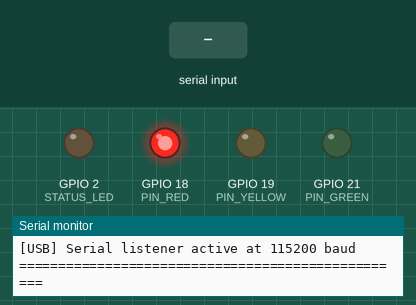
A sketch run on a simulated ESP32. Shown: output pins drawn as LEDs (lit = HIGH), the last lines printed to the serial monitor. The test bench sets the inputs (shaded band). WiFi joins after 1.5 s; servers stay silent unless stated.

Above: at 2.7 s.
2.8 s: "P\n" received over Serial
At 3.9 s:
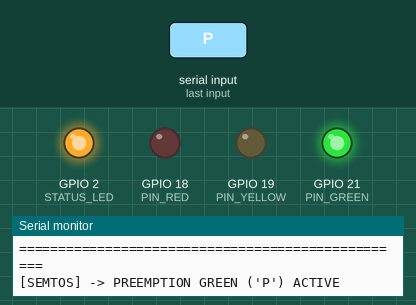
4.3 s: "G\n" received over Serial
At 5.0 s:
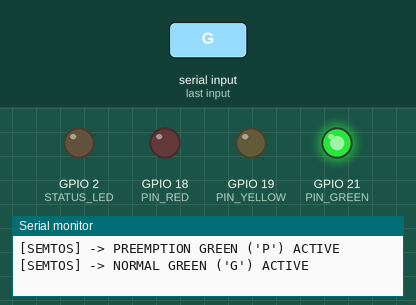
5.8 s: "Y\n" received over Serial
At 6.2 s:
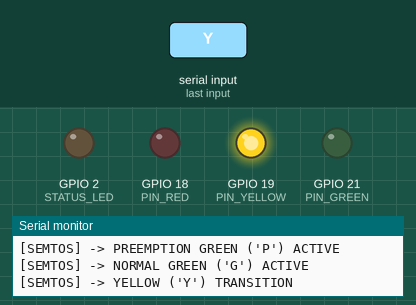
Timing chart, 0 to 8.8 s (numbered marks = the images above; inputs shaded):
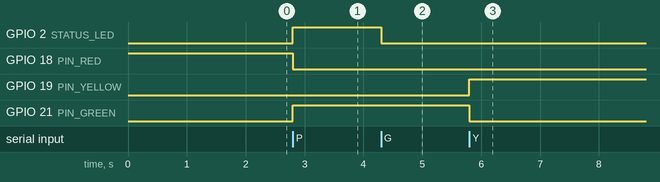

Measured:
- after the input at 2.8 s, GPIO 2 (STATUS_LED), GPIO 21 (PIN_GREEN): LOW → HIGH at once; GPIO 18 (PIN_RED): HIGH → LOW at once
- after the input at 4.3 s, GPIO 2 (STATUS_LED): HIGH → LOW at once
- after the input at 5.8 s, GPIO 19 (PIN_YELLOW): LOW → HIGH at once; GPIO 21 (PIN_GREEN): HIGH → LOW at once

The sketch:

esp32_traffic_light.ino
```cpp
/*
 * ==============================================================================
 * SEMTOS Digital Twin — Phase C Hardware Actuation
 * ESP32 Physical Traffic Light Controller (Dual USB Serial + Wireless V2I Wi-Fi)
 * ==============================================================================
 *
 * Hardware Setup:
 * - Microcontroller: ESP32 NodeMCU / DevKit
 * - Module: 3-Color LED Traffic Signal Module (Common Cathode/GND or Anode)
 *
 * Pin Configuration:
 * - RED LED:    GPIO 25
 * - YELLOW LED: GPIO 26
 * - GREEN LED:  GPIO 27
 * - GND:        GND
 *
 * Protocols Supported Simultaneously:
 * 1. USB Serial (115200 baud) — Zero-fail, instant, no network needed
 * 2. Wi-Fi HTTP WebServer (Port 80) — Wireless V2I demonstration over hotspot
 *    Endpoint: GET http://<ESP32_IP>/signal?cmd=<P|G|Y|R>
 *
 * Commands:
 * - 'P' -> Preemption Green (Emergency Ambulance Corridor Active)
 * - 'G' -> Normal Green (Approach Released)
 * - 'Y' -> Yellow Transition (Yield / Change Phase)
 * - 'R' -> Red (Approach Holding / All-Red Standby)
 * ==============================================================================
 */

#include <WiFi.h>
#include <WebServer.h>

// ── Wi-Fi Hotspot Configuration ─────────────────────────────────────────────
const char* WIFI_SSID     = "H";
const char* WIFI_PASSWORD = "123456798";

// Fallback SoftAP Configuration (Used if hotspot is unreachable)
const char* AP_SSID       = "SEMTOS-TRAFFIC-AP";
const char* AP_PASSWORD   = "semtos1234";

// ── Physical Pin Mapping (Matches user hardware wiring) ─────────────────────
const int PIN_RED    = 18;
const int PIN_YELLOW = 19;
const int PIN_GREEN  = 21;
const int STATUS_LED = 2;  // Onboard blue LED (preemption strobe)

WebServer server(80);
char currentCommand = 'R';

void setSignal(int redState, int yellowState, int greenState, int statusState = LOW) {
  digitalWrite(PIN_RED, redState);
  digitalWrite(PIN_YELLOW, yellowState);
  digitalWrite(PIN_GREEN, greenState);
  digitalWrite(STATUS_LED, statusState);
}

void applyCommand(char cmd) {
  currentCommand = cmd;
  switch (cmd) {
    case 'P': // Emergency Corridor Active (Preemption Green + Status LED)
      setSignal(LOW, LOW, HIGH, HIGH);
      Serial.println(F("[SEMTOS] -> PREEMPTION GREEN ('P') ACTIVE"));
      break;

    case 'G': // Normal Green
      setSignal(LOW, LOW, HIGH, LOW);
      Serial.println(F("[SEMTOS] -> NORMAL GREEN ('G') ACTIVE"));
      break;

    case 'Y': // Yellow Transition
      setSignal(LOW, HIGH, LOW, LOW);
      Serial.println(F("[SEMTOS] -> YELLOW ('Y') TRANSITION"));
      break;

    case 'R': // Red
      setSignal(HIGH, LOW, LOW, LOW);
      Serial.println(F("[SEMTOS] -> RED ('R') HOLD"));
      break;

    default:
      Serial.print(F("[SEMTOS] Unrecognized command byte: "));
      Serial.println(cmd);
      break;
  }
}

// ── HTTP Request Handlers ───────────────────────────────────────────────────
void handleSignal() {
  server.sendHeader("Access-Control-Allow-Origin", "*");
  server.sendHeader("Access-Control-Allow-Methods", "GET, OPTIONS");
  server.sendHeader("Access-Control-Allow-Headers", "*");
  server.sendHeader("Access-Control-Allow-Private-Network", "true");

  if (server.hasArg("cmd")) {
    String cmdStr = server.arg("cmd");
    if (cmdStr.length() > 0) {
      char cmd = cmdStr.charAt(0);
      applyCommand(cmd);
      server.send(200, "text/plain", String("OK: Command ") + cmd + " applied");
      return;
    }
  }
  server.send(400, "text/plain", "Missing cmd parameter (e.g. /signal?cmd=P)");
}

void handleOptions() {
  server.sendHeader("Access-Control-Allow-Origin", "*");
  server.sendHeader("Access-Control-Allow-Methods", "GET, OPTIONS");
  server.sendHeader("Access-Control-Allow-Headers", "*");
  server.sendHeader("Access-Control-Allow-Private-Network", "true");
  server.send(204);
}

void handleRoot() {
  server.sendHeader("Access-Control-Allow-Origin", "*");
  String html = "<!DOCTYPE html><html><body style='font-family:monospace;background:#020617;color:#22c55e;padding:30px;'>";
  html += "<h2>SEMTOS ESP32 TRAFFIC ACTUATOR</h2>";
  html += "<p>Current Signal: <strong>" + String(currentCommand) + "</strong></p>";
  html += "<p>Endpoints: /signal?cmd=P | G | Y | R</p>";
  html += "</body></html>";
  server.send(200, "text/html", html);
}

// ── Setup ───────────────────────────────────────────────────────────────────
void setup() {
  Serial.begin(115200);

  pinMode(PIN_RED, OUTPUT);
  pinMode(PIN_YELLOW, OUTPUT);
  pinMode(PIN_GREEN, OUTPUT);
  pinMode(STATUS_LED, OUTPUT);

  // Safety Default on Boot: Solid Red (Stop / Hold)
  setSignal(HIGH, LOW, LOW, LOW);

  Serial.println();
  Serial.println(F("=================================================="));
  Serial.println(F("  SEMTOS ESP32 DUAL-MODE CONTROLLER INITIALIZING  "));
  Serial.println(F("=================================================="));

  // Attempt Wi-Fi Connection
  WiFi.mode(WIFI_STA);
  WiFi.begin(WIFI_SSID, WIFI_PASSWORD);
  Serial.print(F("Connecting to Wi-Fi Hotspot: "));
  Serial.println(WIFI_SSID);

  int attempts = 0;
  while (WiFi.status() != WL_CONNECTED && attempts < 12) { // 6-second timeout
    delay(500);
    Serial.print(".");
    attempts++;
  }
  Serial.println();

  if (WiFi.status() == WL_CONNECTED) {
    Serial.println(F("[Wi-Fi] Connected successfully!"));
    Serial.print(F("[Wi-Fi] IP Address: http://"));
    Serial.println(WiFi.localIP());
  } else {
    // If hotspot fails, launch Access Point Mode
    Serial.println(F("[Wi-Fi] Hotspot connection failed. Starting Fallback Access Point..."));
    WiFi.mode(WIFI_AP);
    WiFi.softAP(AP_SSID, AP_PASSWORD);
    Serial.print(F("[Wi-Fi AP] Access Point started: "));
    Serial.println(AP_SSID);
    Serial.print(F("[Wi-Fi AP] Connect to AP and visit: http://"));
    Serial.println(WiFi.softAPIP()); // Usually 192.168.4.1
  }

  // Setup Web Server Routes
  server.on("/", HTTP_GET, handleRoot);
  server.on("/signal", HTTP_GET, handleSignal);
  server.on("/signal", HTTP_OPTIONS, handleOptions);
  server.begin();
  Serial.println(F("[HTTP] Web Server listening on port 80"));
  Serial.println(F("[USB] Serial listener active at 115200 baud"));
  Serial.println(F("=================================================="));
}

// ── Main Loop ───────────────────────────────────────────────────────────────
void loop() {
  // 1. Process Wireless HTTP Web Requests
  server.handleClient();

  // 2. Process USB Serial Commands (Zero-Fail Fallback)
  if (Serial.available() > 0) {
    char cmd = Serial.read();
    if (cmd != '\r' && cmd != '\n') {
      applyCommand(cmd);
    }
  }
}
```
